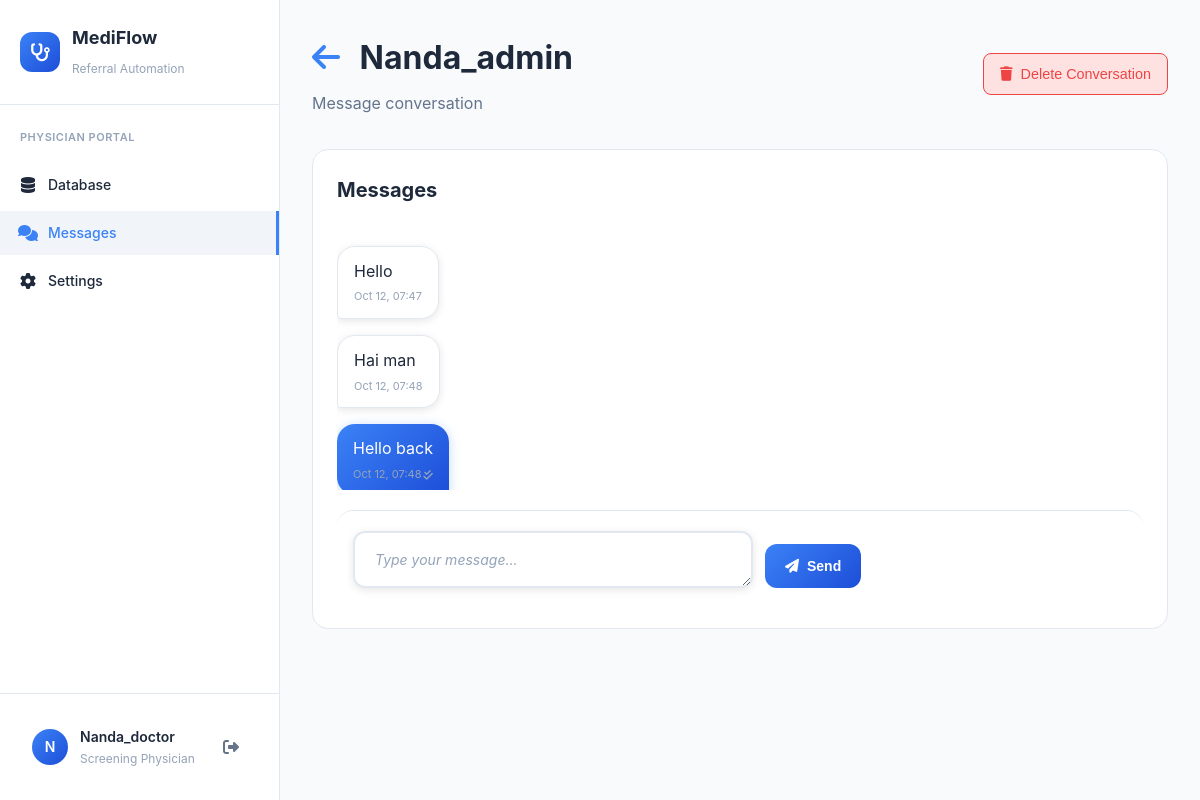
The page /messages/conversation/1/ (signed in) on the database its author committed.
### accounts/models.py (models this page shows, shortened)
class UserProfile(models.Model):
    ROLE_CHOICES = [
        ('administrator', 'Administrator'),
        ('screening_physician', 'Screening Physician'),
    ]
    user = models.OneToOneField(User, on_delete=models.CASCADE, related_name='profile')
    role = models.CharField(max_length=20, choices=ROLE_CHOICES, default='screening_physician')
    created_at = models.DateTimeField(auto_now_add=True)
    updated_at = models.DateTimeField(auto_now=True)

### messaging/models.py (models this page shows, shortened)
class Message(models.Model):
    conversation = models.ForeignKey(Conversation, on_delete=models.CASCADE, related_name='messages')
    sender = models.ForeignKey(User, on_delete=models.CASCADE, related_name='sent_messages')
    content = models.TextField()
    created_at = models.DateTimeField(default=timezone.now)
    is_read = models.BooleanField(default=False)
    edited_at = models.DateTimeField(null=True, blank=True)
    class Meta:
        ordering = ['created_at']

### messaging/views.py (the view, shortened to what this page needs)
# urls.py: path('conversation/<int:conversation_id>/', views.conversation_detail, name='conversation_detail'),
@login_required
def conversation_detail(request, conversation_id):
    conversation = get_object_or_404(
        Conversation,
        id=conversation_id,
        participants=request.user
    )
    unread_messages = conversation.messages.filter(
        ~Q(sender=request.user),
        is_read=False
    )
    for message in unread_messages:
        message.mark_as_read()
        MessageReadStatus.objects.get_or_create(
            message=message,
            user=request.user
        )
    messages_list = conversation.messages.select_related('sender').order_by('created_at')
    paginator = Paginator(messages_list, 50)
    page_number = request.GET.get('page')
    page_obj = paginator.get_page(page_number)
    context = {
        'conversation': conversation,
        'messages': page_obj,
        'other_participant': conversation.get_other_participant(request.user)
    }
    return render(request, 'messaging/conversation_detail.html', context)

### messaging/models.py (called while the page is built)
    def get_other_participant(self, user):
        return self.participants.exclude(id=user.id).first()

### templates/messaging/conversation_detail.html (shortened to what this page needs)
{% extends 'base.html' %}
{% load static %}
{% block extra_css %}
<link rel="stylesheet" href="{% static 'css/messaging.css' %}">
{% endblock %}
{% block content %}
<div class="dashboard-content">
    <div class="dashboard-header">
        <div class="header-content">
            <div class="header-text">
                <h1>
                    <a href="{% url 'messaging:inbox' %}" class="back-button">
                        <i class="fas fa-arrow-left"></i>
                    </a>
                    {% if other_participant %}
                        {{ other_participant.get_full_name|default:other_participant.username }}
                    {% else %}
                        {{ conversation.title|default:"Group Conversation" }}
                    {% endif %}
                </h1>
                <p>Message conversation</p>
            </div>
            <div class="header-actions">
                <button class="delete-conversation-btn" title="Delete entire conversation" onclick="deleteConversationFromDetail({{ conversation.id }}, '{% if other_participant %}{{ other_participant.get_full_name|default:other_participant.username }}{% else %}{{ conversation.title|default:'Group Conversation' }}{% endif %}')">
                    <i class="fas fa-trash"></i>
                    Delete Conversation
                </button>
            </div>
        </div>
    </div>
    <div class="dashboard-card" style="height: 60vh; display: flex; flex-direction: column;">
        <h2>Messages</h2>
        <div class="messages-container" id="messages-container" style="flex: 1; overflow-y: auto; padding: 20px 0;">
            {% if messages %}
            {% for message in messages %}
                <div class="message {% if message.sender == user %}sent{% else %}received{% endif %} {% if 'PHYSICIAN DECISION:' in message.content %}physician-decision{% endif %}">
                    <div class="message-bubble">
                        <div class="message-content" data-message-id="{{ message.id }}">{{ message.content|linebreaks }}</div>
                        <div class="message-time">
                            {{ message.created_at|date:"M j, H:i" }}
                            {% if message.sender == user %}
                                <i class="fas fa-check{% if message.is_read %}-double{% endif %}"></i>
                            {% endif %}
                        </div>
                    </div>
                </div>
            {% endfor %}
            {% endif %}
        </div>
        <form method="post" class="message-form" id="message-form" style="border-top: 1px solid var(--border-primary); padding-top: 20px; margin-top: 20px;">
            <div style="display: flex; gap: 12px; align-items: flex-end;">
                <textarea
                    name="content"
                    class="modern-input"
                    placeholder="Type your message..."
                    rows="1"
                    style="flex: 1; resize: vertical; min-height: 44px;"
                    required></textarea>
                <button type="submit" class="new-message-btn">
                    <i class="fas fa-paper-plane"></i>
                    Send
                </button>
            </div>
        </form>
    </div>
</div>
{% endblock %}

### templates/base.html (shortened to what this page needs)
<!DOCTYPE html>
<html lang="en">
<head>
    {% load static %}
    <link rel="stylesheet" href="{% static 'css/dashboard.css' %}">
    <link href="https://cdnjs.cloudflare.com/ajax/libs/font-awesome/6.4.0/css/all.min.css" rel="stylesheet">
    {% block extra_css %}{% endblock %}
</head>
<body data-theme="light">
    <div class="app-container">
        <aside class="sidebar">
            <div class="sidebar-header">
                <div class="logo">
                    <div class="logo-icon">
                        <i class="fas fa-stethoscope"></i>
                    </div>
                    <div class="logo-text">
                        <h3>MediFlow</h3>
                        <span>Referral Automation</span>
                    </div>
                </div>
            </div>
            <nav class="sidebar-nav">
                {% if user.profile.role == 'administrator' %}
                    <h4>ADMINISTRATOR PORTAL</h4>
                    <ul>
                        <li class="nav-item" data-page="dashboard">
                            <a href="{% url 'dashboard:home' %}">
                                <i class="fas fa-tachometer-alt"></i>
                                Dashboard
                            </a>
                        </li>
                        <li class="nav-item" data-page="upload">
                            <a href="{% url 'dashboard:upload_form' %}">
                                <i class="fas fa-upload"></i>
                                Upload Form
                            </a>
                        </li>
                        <li class="nav-item" data-page="database">
                            <a href="{% url 'dashboard:database' %}">
                                <i class="fas fa-database"></i>
                                Database
                            </a>
                        </li>
                        <li class="nav-item" data-page="time-saved">
                            <a href="{% url 'dashboard:time_saved' %}">
                                <i class="fas fa-clock"></i>
                                Time Saved
                            </a>
                        </li>
                        <li class="nav-item" data-page="messages">
                            <a href="{% url 'messaging:inbox' %}">
                                <i class="fas fa-comments"></i>
                                Messages
                            </a>
                        </li>
                        <li class="nav-item" data-page="settings">
                            <a href="{% url 'dashboard:settings' %}">
                                <i class="fas fa-cog"></i>
                                Settings
                            </a>
                        </li>
                    </ul>
                {% else %}
                    <h4>PHYSICIAN PORTAL</h4>
                    <ul>
                        <li class="nav-item" data-page="database">
                            <a href="{% url 'dashboard:database' %}">
                                <i class="fas fa-database"></i>
                                Database
                            </a>
                        </li>
                        <li class="nav-item" data-page="messages">
                            <a href="{% url 'messaging:inbox' %}">
                                <i class="fas fa-comments"></i>
                                Messages
                            </a>
                        </li>
                        <li class="nav-item" data-page="settings">
                            <a href="{% url 'dashboard:settings' %}">
                                <i class="fas fa-cog"></i>
                                Settings
                            </a>
                        </li>
                    </ul>
                {% endif %}
            </nav>
            <div class="sidebar-footer">
                {% if user.is_authenticated %}
                <div class="user-profile">
                    <div class="user-avatar">{{ user.username|first|upper }}</div>
                    <div class="user-info">
                        <span class="user-name">{{ user.get_full_name|default:user.username }}</span>
                        <span class="user-role">{{ user.profile.get_role_display|default:"User" }}</span>
                    </div>
                    <div class="user-actions">
                        <a href="{% url 'accounts:logout' %}" class="logout-btn" title="Logout">
                            <i class="fas fa-sign-out-alt"></i>
                        </a>
                    </div>
                </div>
                {% endif %}
            </div>
        </aside>
        <main class="main-content">
            {% block content %}
            {% endblock %}
        </main>
    </div>
</body>
</html>

### static/css/messaging.css (style rules this page uses)
:root { --message-bg-sent: linear-gradient(135deg, #3b82f6, #60a5fa); --message-bg-received: var(--card-bg); --message-shadow-sent: 0 2px 12px rgba(59, 130, 246, 0.3); --message-shadow-received: var(--shadow-light); --conversation-hover-bg: var(--hover-bg); --conversation-active-border: var(--primary-color); }
.message-bubble { animation: messageSlideIn 0.3s ease-out; transform-origin: bottom; }

### templates/base.html (style rules this page uses)
:root { --bg-primary: #ffffff; --bg-secondary: #f8fafc; --bg-tertiary: #f1f5f9; --text-primary: #1e293b; --text-secondary: #64748b; --text-tertiary: #94a3b8; --border-primary: #e2e8f0; --border-secondary: #f1f5f9; --border-light: #f1f5f9; --shadow-light: 0 2px 8px rgba(0, 0, 0, 0.1); --shadow-medium: 0 4px 12px rgba(0, 0, 0, 0.15); --sidebar-bg: #ffffff; --sidebar-text: #1e293b; --card-bg: #ffffff; --input-bg: #ffffff; --hover-bg: #f8fafc; --primary-color: #3b82f6; --primary-dark: #1d4ed8; --accent-color: #1d4ed8; --success-color: #10b981; --success-bg: #dcfce7; --success-text: #166534; --error-color: #ef4444; --error-bg: #fee2e2; --error-text: #991b1b; --warning-color: #f59e0b; --warning-bg: #fef3c7; --warning-text: #92400e; }
body { background-color: var(--bg-secondary); color: var(--text-primary); transition: background-color 0.3s ease, color 0.3s ease; }

### templates/messaging/conversation_detail.html (style rules this page uses)
.back-button { color: var(--primary-color); text-decoration: none; margin-right: 12px; }
.header-content { display: flex; justify-content: space-between; align-items: center; }
.delete-conversation-btn { background: var(--error-bg); color: var(--error-color); border: 1px solid var(--error-color); border-radius: 8px; padding: 0.75rem 1rem; font-size: 0.9rem; font-weight: 500; cursor: pointer; transition: all 0.2s ease; display: flex; align-items: center; gap: 0.5rem; }
.message { margin-bottom: 16px; display: flex; align-items: flex-end; gap: 8px; transition: all 0.2s ease; position: relative; }
.message.sent { justify-content: flex-end; flex-direction: row-reverse; }
.message-bubble { max-width: 70%; padding: 12px 16px; border-radius: 18px; background: var(--card-bg); border: 1px solid var(--border-primary); box-shadow: var(--shadow-light); color: var(--text-primary); position: relative; }
.message.received .message-bubble { border-radius: 18px 18px 18px 4px; }
.message.sent .message-bubble { background: linear-gradient(135deg, var(--primary-color), var(--accent-color)); color: white; border: none; border-radius: 18px 18px 4px 18px; box-shadow: 0 2px 12px rgba(59, 130, 246, 0.3); }
.message-time { font-size: 11px; color: var(--text-tertiary); margin-top: 4px; display: flex; align-items: center; justify-content: space-between; }
.message.received .message-time { text-align: left; }
.message-form { background: var(--card-bg); border-radius: 16px; padding: 16px; margin-top: 16px; }
.message-form textarea { background: var(--input-bg); border: 2px solid var(--border-primary); border-radius: 12px; color: var(--text-primary); font-family: inherit; font-size: 14px; transition: all 0.3s ease; }
.message-form textarea::placeholder { color: var(--text-tertiary); }
.new-message-btn { background: linear-gradient(135deg, var(--primary-color), var(--accent-color)); color: white; border: none; border-radius: 12px; padding: 12px 20px; font-weight: 600; text-decoration: none; display: inline-flex; align-items: center; gap: 8px; transition: all 0.2s ease; cursor: pointer; font-size: 14px; min-height: 44px; }
.messages-container { padding: 20px 0; max-height: 50vh; overflow-y: auto; scroll-behavior: smooth; }

### rows shown on the page
Message: content "Hello", created_at "Oct 12, 07:47"
Message: content "Hai man", created_at "Oct 12, 07:48"
Message: content "Hello back", created_at "Oct 12, 07:48", is_read True (drawn)

### other values the page prints
{{ user.username|first|upper }} "N"
{{ user.get_full_name|default:user.username }} "Nanda_doctor"
{{ user.profile.get_role_display|default:"User" }} "Screening Physician"
{{ other_participant.get_full_name|default:other_participant.username }} "Nanda_admin"
